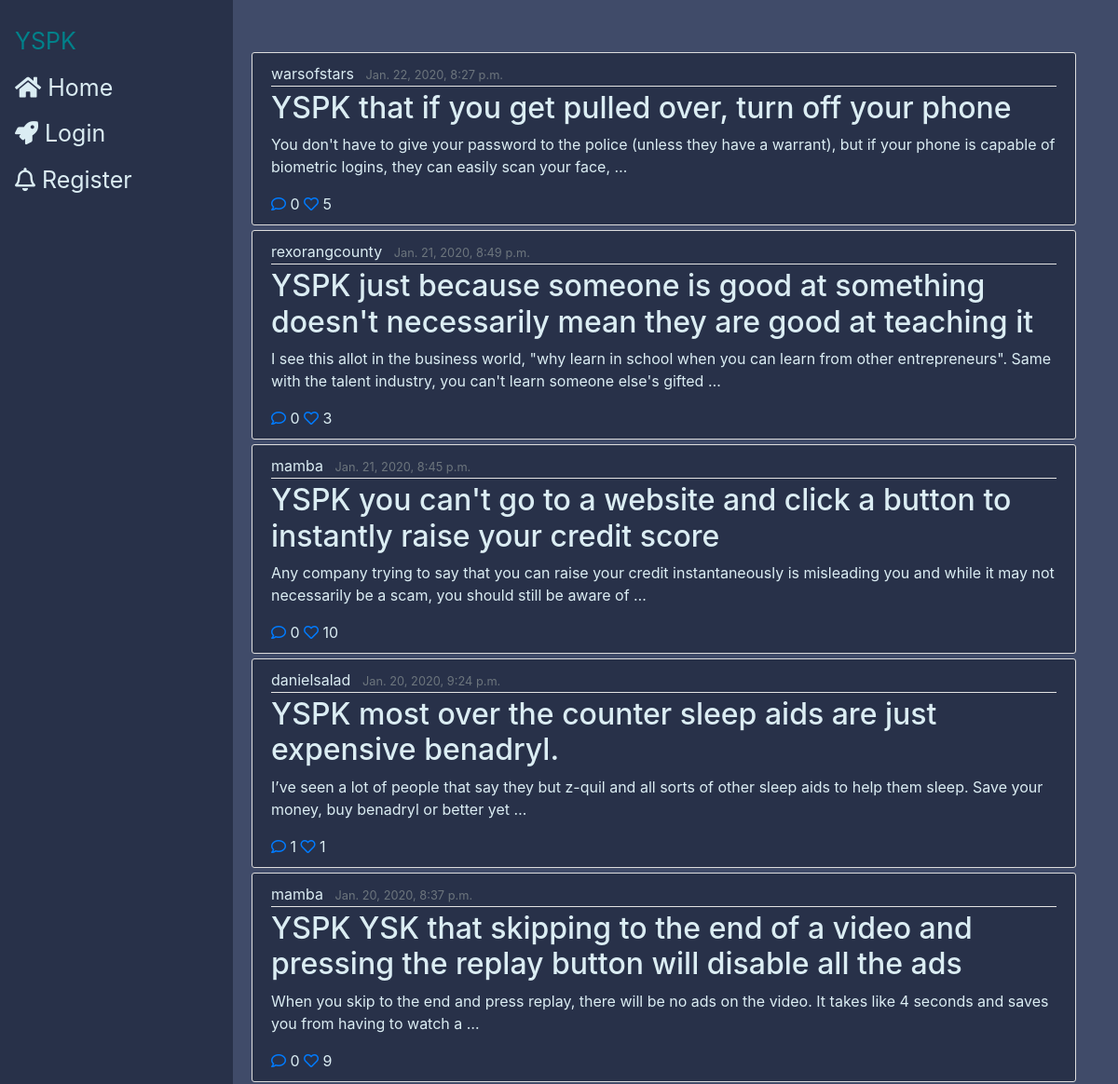
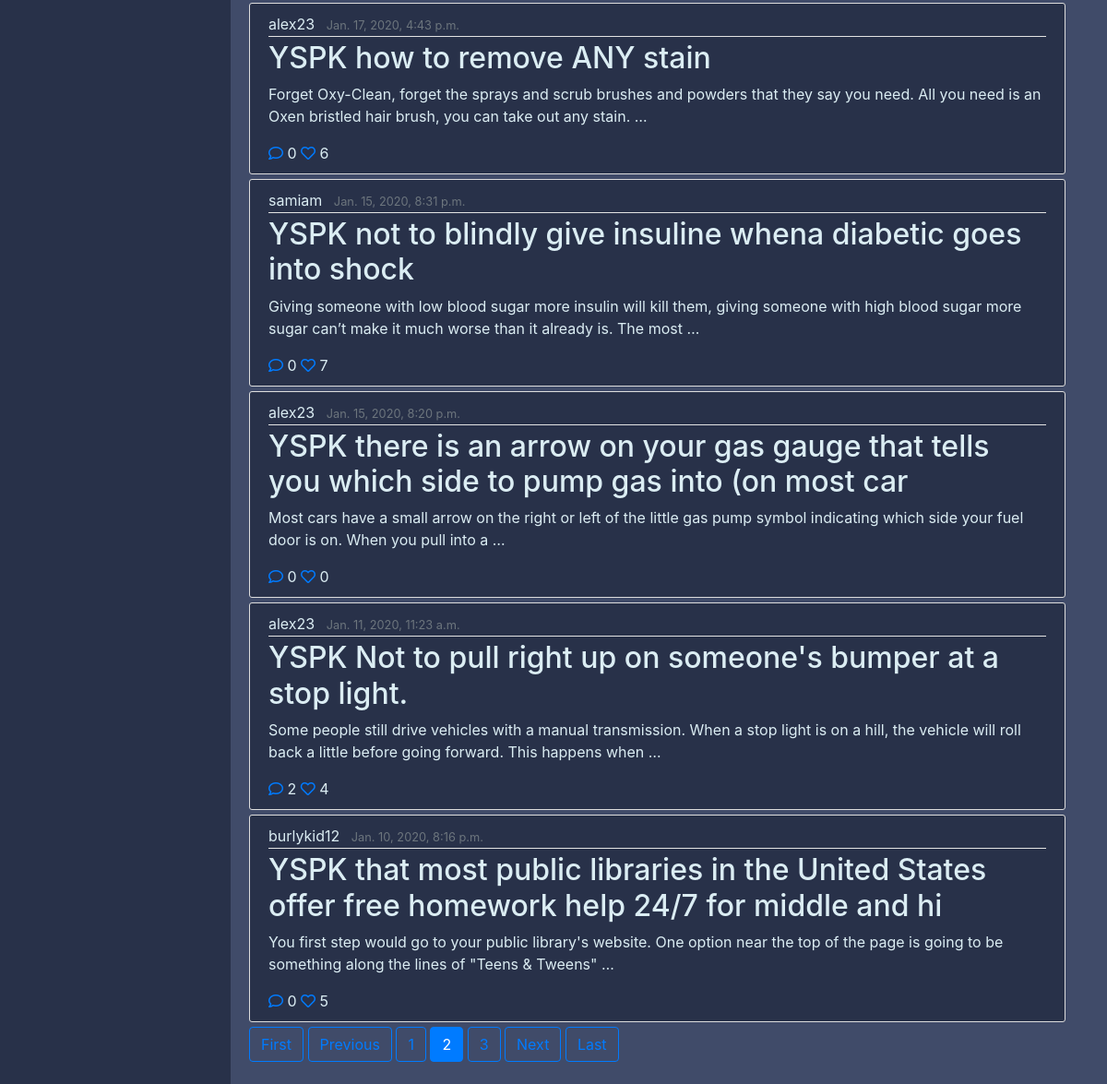
Screenshot of /?page=2 with the database file from the repository (2 pictures, top to bottom).
### feed/models.py (models this page shows, shortened)
class Post(models.Model):
    title = models.CharField(max_length=100)
    content = models.TextField()
    date_posted = models.DateTimeField(default=timezone.now)
    author = models.ForeignKey(User(), on_delete=models.CASCADE) #if a user is deleted, their posts are also deleted
    likes = models.ManyToManyField(User, related_name="likes", blank=True)
    def total_likes(self):
        return self.likes.count()
    def get_likers(self):
        return self.likes.all()

### feed/views.py (the view)
# urls.py: path('', PostListView.as_view(), name='feed-home'),
class PostListView(ListView):
    model = Post
    paginate_by = 10
    template_name = 'feed/home.html'
    context_object_name = 'posts'
    ordering = ['-date_posted']

### feed/templates/feed/home.html (shortened to what this page needs)
{%extends "feed/base_temp.html"%}
{% block content %}
    <ul style="list-style-type:none" class="stream">
      {% for post in posts %}
      <li class="postobj" post-id="{{post.id}}">
          {% include "feed/single_post.html" %}
      </li>
      {% endfor %}
      {% if is_paginated %}
        {% include "feed/pagination.html" %}
      {% endif %}
    </ul>
{% endblock content%}

### feed/templates/feed/single_post.html
<article class="media content-section">
  <div class="media-body">
    <div class="article-metadata">
      <a class="mr-2" href="{% url 'user-posts' post.author %}"><span class="username">{{ post.author }}</span></a>
      <small class="text-muted">{{ post.date_posted }}</small>
    </div>
    <h2><a class="article-title" href="{% url 'post_detail' post.id %}">{{ post.title }}</a></h2>
    <p class="article-content">{{ post.content |truncatewords:30}}</p>
    <div id="interactions">
      {% include "feed/interactions.html" %}
    </div>
  </div>
</article>

### feed/templates/feed/interactions.html (shortened to what this page needs)
  <a href="{% url 'post_detail' post.id %}" class="comment"><i class="far fa-comment"></i>
  <span class="total-likess">{{ post.comments.count }}
  <a href="" class="like">
    {% if request.user in post.get_likers %}
      <i class="heart fa fa-heart" style="color:#FF0000;"></i>
    {% else %}
      <i class="heart far fa-heart"></i>
    {% endif %}
  </a>
  <span class="total-likes">{{post.total_likes}} </span>

### feed/static/feed/main.css (style rules this page uses)
body { background: #404b69; color: #333333; margin-top: 3.5rem; }
h1, h2, h3, h4, h5, h6 { color: #444444; }
p, span, div { color: #dbedf3 }
ul { margin: 0; }
.content-section { background: #283149; padding: 10px 20px; border: 1px solid #dddddd; border-radius: 3px; margin-bottom: 5px; }
.article-title { color: #dbedf3; }
.article-content { white-space: pre-line; }
.article-metadata { padding-bottom: 1px; margin-bottom: 4px; border-bottom: 1px solid #e3e3e3 }

### rows the page displays
Post: author "warsofstars", date_posted "Jan. 22, 2020, 8:27 p.m.", title "YSPK that if you get pulled over, turn off your phone", content "You don't have to give your password to the police (unless they have a warrant), but if your phone is capable of biometric logins, they can easily scan your face, …", comments.count "0", total_likes "5"
Post: author "rexorangcounty", date_posted "Jan. 21, 2020, 8:49 p.m.", title "YSPK just because someone is good at something doesn't necessarily mean they are good at teaching it", content "I see this allot in the business world, \"why learn in school when you can learn from other entrepreneurs\". Same with the talent industry, you can't learn someone else's gifted …", comments.count "0", total_likes "3"
Post: author "mamba", date_posted "Jan. 21, 2020, 8:45 p.m.", title "YSPK you can't go to a website and click a button to instantly raise your credit score", content "Any company trying to say that you can raise your credit instantaneously is misleading you and while it may not necessarily be a scam, you should still be aware of …", comments.count "0", total_likes "10"
Post: author "danielsalad", date_posted "Jan. 20, 2020, 9:24 p.m.", title "YSPK most over the counter sleep aids are just expensive benadryl.", content "I’ve seen a lot of people that say they but z-quil and all sorts of other sleep aids to help them sleep. Save your money, buy benadryl or better yet …", comments.count "1", total_likes "1"
Post: author "mamba", date_posted "Jan. 20, 2020, 8:37 p.m.", title "YSPK YSK that skipping to the end of a video and pressing the replay button will disable all the ads", content "When you skip to the end and press replay, there will be no ads on the video. It takes like 4 seconds and saves you from having to watch a …", comments.count "0", total_likes "9"
Post: author "alex23", date_posted "Jan. 17, 2020, 4:43 p.m.", title "YSPK how to remove ANY stain", content "Forget Oxy-Clean, forget the sprays and scrub brushes and powders that they say you need. All you need is an Oxen bristled hair brush, you can take out any stain. …", comments.count "0", total_likes "6"
Post: author "samiam", date_posted "Jan. 15, 2020, 8:31 p.m.", title "YSPK not to blindly give insuline whena diabetic goes into shock", content "Giving someone with low blood sugar more insulin will kill them, giving someone with high blood sugar more sugar can’t make it much worse than it already is. The most …", comments.count "0", total_likes "7"
Post: author "alex23", date_posted "Jan. 15, 2020, 8:20 p.m.", title "YSPK there is an arrow on your gas gauge that tells you which side to pump gas into (on most car", content "Most cars have a small arrow on the right or left of the little gas pump symbol indicating which side your fuel door is on. When you pull into a …", comments.count "0", total_likes "0"
Post: author "alex23", date_posted "Jan. 11, 2020, 11:23 a.m.", title "YSPK Not to pull right up on someone's bumper at a stop light.", content "Some people still drive vehicles with a manual transmission. When a stop light is on a hill, the vehicle will roll back a little before going forward. This happens when …", comments.count "2", total_likes "4"
Post: author "burlykid12", date_posted "Jan. 10, 2020, 8:16 p.m.", title "YSPK that most public libraries in the United States offer free homework help 24/7 for middle and hi", content "You first step would go to your public library's website. One option near the top of the page is going to be something along the lines of \"Teens & Tweens\" …", comments.count "0", total_likes "5"

### other values shown
{{ num }} "1" "3"
{{ num }} "2"
